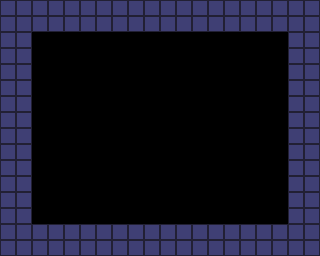

The image is a tile-based game level rendered from a .tmx file. Its description and complete source (layers, tilesets, objects, tile grids) follow:
An orthogonal 20x16 tile map with 16x16 px tiles, 1 tile layer (Tile Layer 1).

<map version="1.10" tiledversion="1.12.0" orientation="orthogonal" renderorder="right-down" width="20" height="16" tilewidth="16" tileheight="16" infinite="0" nextlayerid="4" nextobjectid="13">
 <tileset firstgid="1" source="placeholder.tsx" />
 <layer id="1" name="Tile Layer 1" width="20" height="16">
  <data encoding="csv">
2,2,2,2,2,2,2,2,2,2,2,2,2,2,2,2,2,2,2,2,
2,2,2,2,2,2,2,2,2,2,2,2,2,2,2,2,2,2,2,2,
2,2,0,0,0,0,0,0,0,0,0,0,0,0,0,0,0,0,2,2,
2,2,0,0,0,0,0,0,0,0,0,0,0,0,0,0,0,0,2,2,
2,2,0,0,0,0,0,0,0,0,0,0,0,0,0,0,0,0,2,2,
2,2,0,0,0,0,0,0,0,0,0,0,0,0,0,0,0,0,2,2,
2,2,0,0,0,0,0,0,0,0,0,0,0,0,0,0,0,0,2,2,
2,2,0,0,0,0,0,0,0,0,0,0,0,0,0,0,0,0,2,2,
2,2,0,0,0,0,0,0,0,0,0,0,0,0,0,0,0,0,2,2,
2,2,0,0,0,0,0,0,0,0,0,0,0,0,0,0,0,0,2,2,
2,2,0,0,0,0,0,0,0,0,0,0,0,0,0,0,0,0,2,2,
2,2,0,0,0,0,0,0,0,0,0,0,0,0,0,0,0,0,2,2,
2,2,0,0,0,0,0,0,0,0,0,0,0,0,0,0,0,0,2,2,
2,2,0,0,0,0,0,0,0,0,0,0,0,0,0,0,0,0,2,2,
2,2,2,2,2,2,2,2,2,2,2,2,2,2,2,2,2,2,2,2,
2,2,2,2,2,2,2,2,2,2,2,2,2,2,2,2,2,2,2,2
</data>
 </layer>
</map>
